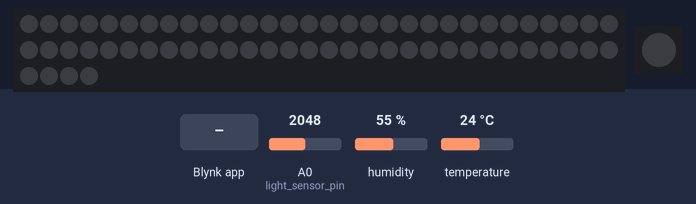
A sketch run on a simulated Particle Photon. Parts: 64 RGB LEDs in strip order, left to right, continuing on the next row, 1 RGB LEDs in strip order, left to right. Inputs (shaded band) come from the test bench; at power-on: A0 (light_sensor_pin) = 2048, humidity 55 %, temperature 24 °C. Dim RGB values are drawn brighter than linear; WiFi joins after 1.5 s; servers stay silent unless stated.

Above: at 8.0 s.
8.1 s: Blynk app writes 1 to V2
At 9.2 s:
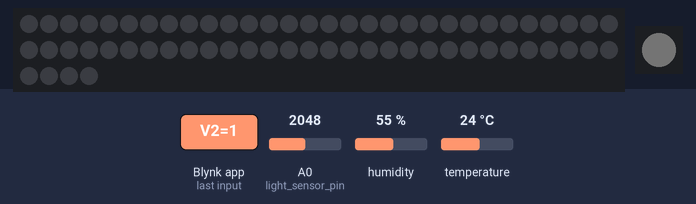
9.6 s: Blynk app writes 1 to V3
At 10.4 s:
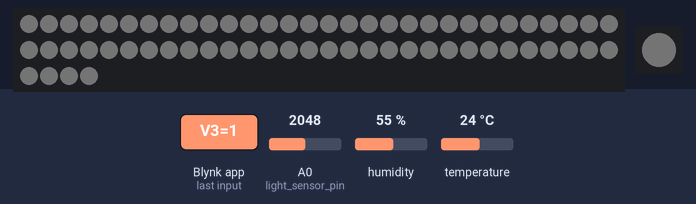
11.1 s: Blynk app writes 1 to V1
At 11.5 s:
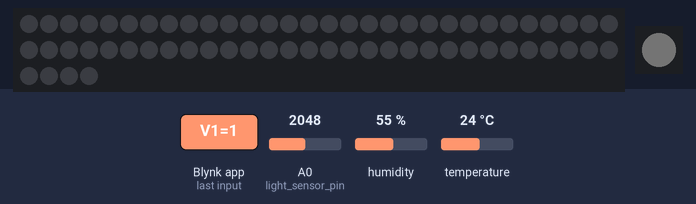
12.6 s: Blynk app writes 200 to V3
At 13.8 s:
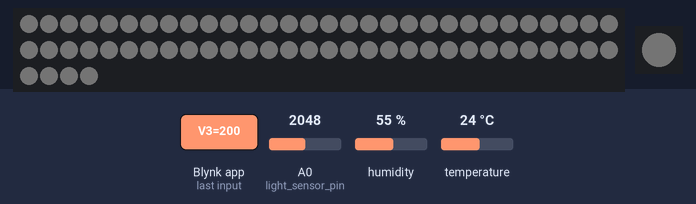
Timing chart, 0 to 15.1 s (numbered marks = the images above; inputs shaded):
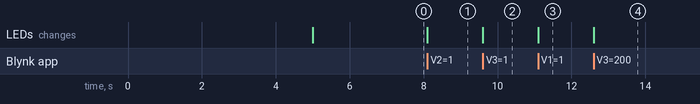

Measured:
- after the input at 9.6 s, the LEDs: change at once (image 2)
- after the input at 11.1 s, the LEDs: change at once (image 3)
- after the input at 12.6 s, the LEDs: change at once (image 4)

The sketch:

NeoPixelBlynkRemote.ino
```cpp
// NeoPixel Setup
#include <neopixel.h>
#define PIN 2
#define PIXEL_COUNT 64
#define PIXEL_PIN D2
#define PIXEL_TYPE WS2812B
Adafruit_NeoPixel strip(PIXEL_COUNT, PIXEL_PIN, PIXEL_TYPE);


// Blynk Stuff
#define BLYNK_PRINT Serial  // Set serial output for debug prints
#define BLYNK_DEBUG       // Uncomment this to see detailed prints
#include <blynk.h>
char auth[] = "9ed76d258e464555ba1c0537cbbb8f61";
BlynkTimer timer;
int uptimeCounter;

// DHT Stuff
#define DHTPIN 5
#define DHTTYPE DHT11
#include <Adafruit_DHT.h>
// Variables
int temperature;
int humidity;
int light;
int light_sensor_pin = A0;
DHT dht(DHTPIN, DHTTYPE);


void setup()
{
    Serial.begin(115200);
    delay(5000); // Allow board to settle
    strip.begin();
    strip.show();
    dht.begin();
    Blynk.begin(auth);
    timer.setInterval(1000L, increment);
}


void publishUptime() {
     unsigned long now = millis();
     unsigned long lastTime;
    //Every 30 seconds publish uptime
    if (now-lastTime>30000UL) {
        lastTime = now;
        // now is in milliseconds
        unsigned nowSec = now/1000UL;
        unsigned sec = nowSec%60;
        unsigned min = (nowSec%3600)/60;
        unsigned hours = (nowSec%86400)/3600;
        char* publishString;
        sprintf(publishString,"%u:%u:%u",hours,min,sec);
        Particle.publish("Uptime",publishString);
    }
}
void updateValues() {
  temperature = dht.getTempCelcius();
  humidity = dht.getHumidity();

  float light_measurement = analogRead(light_sensor_pin);
  light = (int)(light_measurement/4096*100);

  // Blynk Value Updates
  Blynk.virtualWrite(V5, temperature);
  Blynk.virtualWrite(V6, humidity);

  // Particle Cloud Calls
  //Particle.publish("temperature", String(temperature) + " °C");
  //Particle.publish("humidity", String(humidity) + " %");
  //Particle.publish("light", String(light) + "%");
}


// LED Control
BLYNK_WRITE(V1) {
    int bright = param[0].asInt();
    strip.setBrightness(bright);
    strip.show();
}
BLYNK_WRITE(V2) {
    int r = param[0].asInt();
    int g = param[1].asInt();
    int b = param[2].asInt();
    if (r > 0 || g > 0 || b > 0) {
        RGB.control(true);
        RGB.color(r, g, b);
    } else {
        RGB.control(false);
    }
}
BLYNK_WRITE(V3)
    {
      int r = param[0].asInt(); // get a RED channel value
      int g = param[1].asInt(); // get a GREEN channel value
      int b = param[2].asInt(); // get a BLUE channel value
      for (int i = 0; i < strip.numPixels(); i++)
      {
        strip.setPixelColor(i, r, g, b);
      }
      strip.show();
    }


// Timer Callback.  Put updates here.
void increment() {
      publishUptime();
      updateValues();
      uptimeCounter++;

}

void loop()
{
    Blynk.run();
    timer.run();
}
```
